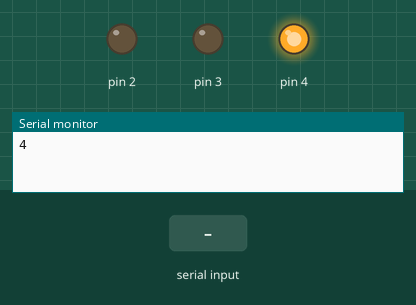
Simulated run of this sketch. Board: Arduino Uno, built with avr-gcc and run on an emulated ATmega328P. Shown: output pins drawn as LEDs (lit = HIGH), the last lines printed to the serial monitor. Inputs (shaded band) come from the test bench. Pins used as bus, display or sensor lines are not drawn.

Above: at 0.1 s.
At 1.9 s:
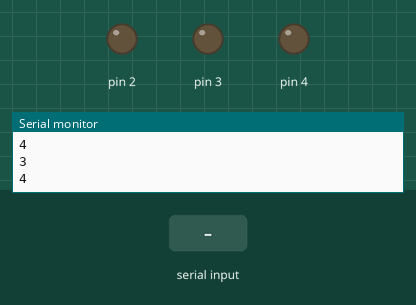
2.0 s: "1\n" received over Serial
3.5 s: byte 13 (13) received over Serial
At 3.62 s:
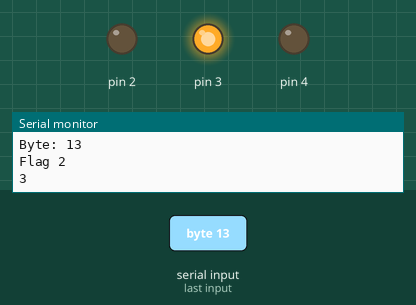
Timing chart, 0 to 6.5 s (numbered marks = the images above; inputs shaded):
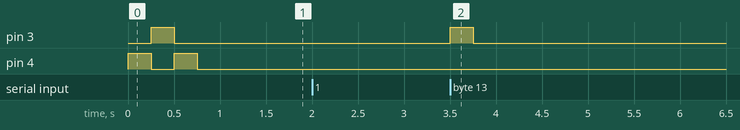

Measured:
- after the input at 3.5 s, pin 3: LOW → HIGH at once, → LOW 0.25 s later

The sketch:

rfid.ino
```cpp
int RFIDResetPin = 13;

//Register your RFID tags here
char* tags[] = {"4800E4E3602F","010230F28243"};

void setup(){
  Serial.begin(9600);

  pinMode(RFIDResetPin, OUTPUT);
  digitalWrite(RFIDResetPin, HIGH);

  //ONLY NEEDED IF CONTROLING THESE PINS - EG. LEDs
  pinMode(2, OUTPUT);
  pinMode(3, OUTPUT);
  pinMode(4, OUTPUT);

  lightLED(4);
  lightLED(3);
  lightLED(4);
}

void loop(){

  char tagString[13];
  int index = 0;
  boolean reading = false;

  while(Serial.available()){

    int readByte = Serial.read(); //read next available byte

    if(readByte == 2) reading = true; //begining of tag
    if(readByte == 3) reading = false; //end of tag
    Serial.print("Read: ");
    Serial.println(reading);
    Serial.print("Byte: ");
    Serial.println(readByte);
    if(reading && readByte != 2 && readByte != 10 && readByte != 13){
      //store the tag
      Serial.println("Flag 1");
      tagString[index] = readByte;
      index ++;
    }else if(readByte == 13){
      Serial.println("Flag 2");
      checkTag(tagString);
      index=0;
    }
  }

  //checkTag(tagString); //Check if it is a match
  //clearTag(tagString); //Clear the char of all value
  //resetReader(); //eset the RFID reader
}

void checkTag(char tag[]){
///////////////////////////////////
//Check the read tag against known tags
///////////////////////////////////
  boolean valid=false;
  if (sizeof(tag)==12){
    for (int i=0;i<sizeof(tags);i++){
      if(compareTag(tag, tags[i])){
        valid=true;
      }
    }
    if (valid){
      lightLED(4);
    }else{
      lightLED(2);
    }
  }else{
    lightLED(3);
  }

}
char clearTag(char tag[]){
  for (int i=0;i<sizeof(tags);i++){

  }

}
void lightLED(int pin){
///////////////////////////////////
//Turn on LED on pin "pin" for 250ms
///////////////////////////////////
  Serial.println(pin);

  digitalWrite(pin, HIGH);
  delay(250);
  digitalWrite(pin, LOW);
}

void resetReader(){
///////////////////////////////////
//Reset the RFID reader to read again.
///////////////////////////////////
  digitalWrite(RFIDResetPin, LOW);
  digitalWrite(RFIDResetPin, HIGH);
  delay(150);
}

boolean compareTag(char one[], char two[]){
///////////////////////////////////
//compare two value to see if same,
//strcmp not working 100% so we do this
///////////////////////////////////

  if(strlen(one) == 0) return false; //empty

  for(int i = 0; i < 12; i++){
    if(one[i] != two[i]) return false;
  }

  return true; //no mismatches
}
```
